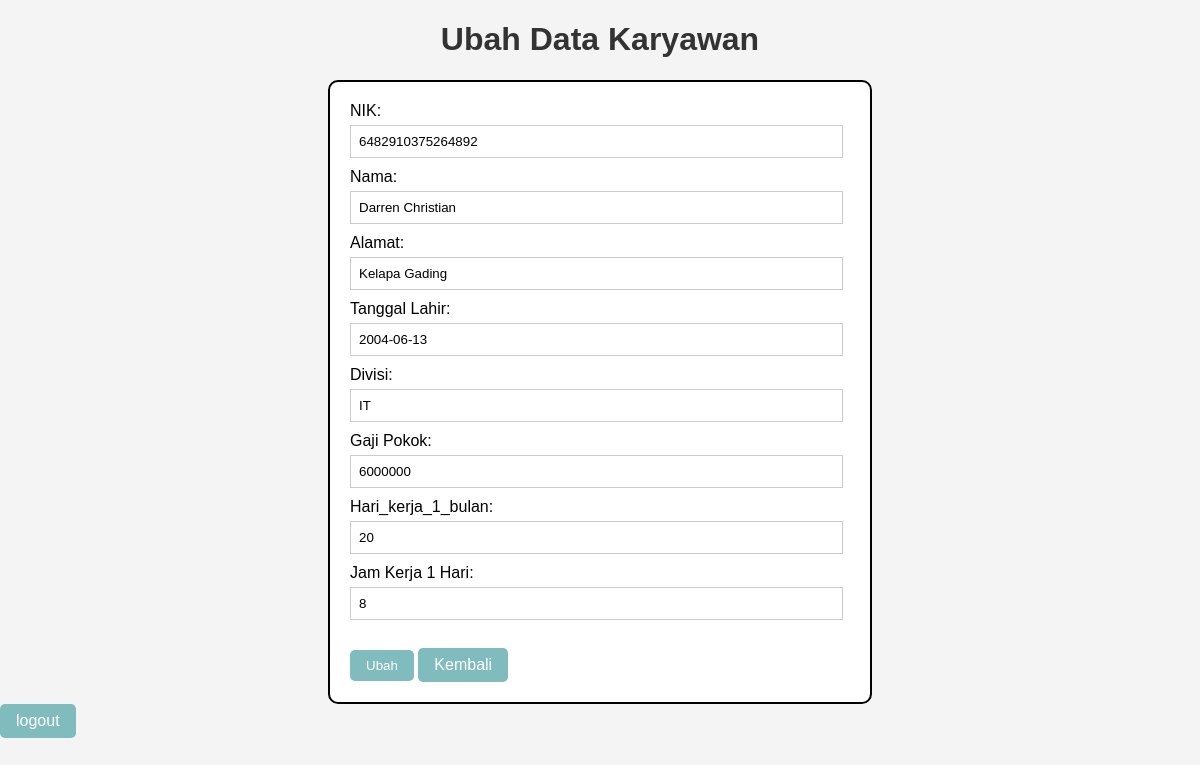
/tabel_pegawai/update.php?id=1 (signed in), run on the app's committed database.
### tables this page shows
CREATE TABLE `pegawai` (
  `id_pegawai` int(5) NOT NULL AUTO_INCREMENT,
  `nik` char(16) DEFAULT NULL,
  `nama` varchar(50) DEFAULT NULL,
  `alamat` varchar(50) DEFAULT NULL,
  `tgl_lahir` date DEFAULT NULL,
  `divisi` varchar(50) DEFAULT NULL,
  `gaji_pokok` int(20) DEFAULT NULL,
  `hari_kerja_1_bulan` int(20) DEFAULT NULL,
  `jam_kerja_1_hari` int(20) DEFAULT NULL,
  PRIMARY KEY (`id_pegawai`)
);

### tabel_pegawai/update.php (the view, shortened to what this page needs)
<?php
include "../config/koneksi.php";
$id = $_GET['id'];
$query = "SELECT * FROM pegawai  WHERE id_pegawai= '$id'";
$result = mysqli_query($koneksi, $query);
if(!$result){
    echo "Query gagal!";
}
else{
    $data = mysqli_fetch_assoc($result);
}
?>
<!DOCTYPE html>
<html lang="en">
<head>
</head>
<body>
    <h1>Ubah Data Karyawan</h1>
    <form method="post">
        <label for="nik">NIK:</label>
        <input type="text" name="nik" id="nik" value="<?php echo $data['nik']; ?>">
        <br>
        <label for="nama">Nama:</label>
        <input type="text" name="nama" id="nama" value="<?php echo $data['nama']; ?>">
        <br>
        <label for="alamat">Alamat:</label>
        <input type="text" name="alamat" id="alamat" value="<?php echo $data['alamat']; ?>">
        <br>
        <label for="tgl_lahir">Tanggal Lahir:</label>
        <input type="text" name="tgl_lahir" id="tgl_lahir" value="<?php echo $data['tgl_lahir']; ?>">
        <br>
        <label for="divisi">Divisi:</label>
        <input type="text" name="divisi" id="divisi" value="<?php echo $data['divisi']; ?>">
        <br>
        <label for="gaji_pokok">Gaji Pokok:</label>
        <input type="text" name="gaji_pokok" id="gaji_pokok" value="<?php echo $data['gaji_pokok']; ?>">
        <br>
        <label for="hari_kerja_1_bulan">Hari_kerja_1_bulan:</label>
        <input type="text" name="hari_kerja_1_bulan" id="hari_kerja_1_bulan" value="<?php echo $data['hari_kerja_1_bulan']; ?>">
        <br>
        <label for="jam_kerja_1_hari">Jam Kerja 1 Hari:</label>
        <input type="text" name="jam_kerja_1_hari" id="jam_kerja_1_hari" value="<?php echo $data['jam_kerja_1_hari']; ?>">
        <br>
        <br>
        <button type="submit" name="submit">Ubah</button>
        <a href="http://localhost/sistem_hrm/tabel_pegawai/read.php" class="button">Kembali</a>
    </form>
    <a href= "http://localhost/sistem_hrm/logout.php" class= "button">logout</a>
</body>
</html>

### tabel_pegawai/update.php (style rules this page uses)
body { font-family: Arial, sans-serif; background-color: #f4f4f4; margin: 0; padding: 0; }
h1 { color: #333; text-align: center; }
form { background-color: #fff; padding: 20px; border-radius: 10px; max-width: 500px; margin: 0 auto; border: 2px solid black; }
label { display: block; margin-bottom: 5px; }
input[type="text"] { width: 95%; padding: 8px; margin-bottom: 10px; border: 1px solid #ccc; }
button[type="submit"] { padding: 8px 16px; background-color: #80BCBD; color: white; border: none; border-radius: 5px; cursor: pointer; }
a.button { display: inline-block; padding: 8px 16px; text-decoration: none; background-color: #80BCBD; color: white; border-radius: 5px; cursor: pointer; }

### data on the page
pegawai: nik "6482910375264892", nama "Darren Christian", alamat "Kelapa Gading", tgl_lahir "2004-06-13", divisi "IT", gaji_pokok "6000000", hari_kerja_1_bulan "20", jam_kerja_1_hari "8"
